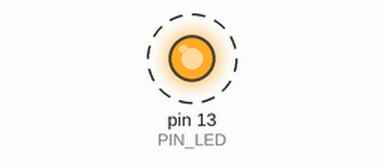
Recording of a sketch running on a simulated Arduino Uno, built with avr-gcc and run on an emulated ATmega328P. Parts: output pins drawn as LEDs (lit = HIGH). Dashed ring = blinking. What the sketch prints to the serial monitor is not drawn.

Above: at 0.5 s.
Timing chart, 0 to 4.6 s (numbered marks = the images above):
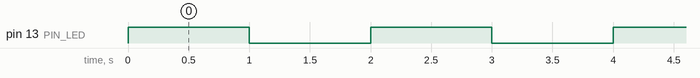

Measured:
- by itself, pin 13 (PIN_LED): alternates HIGH for 1.0 s and LOW for 1.0 s

The sketch:

04_example_3.ino
```cpp
#define PIN_LED 13
unsigned int count, toggle;
unsigned int toggle_state(int a) {
  a++;
  a%=2;
  return a;};
void setup() {
  pinMode(PIN_LED, OUTPUT);
  Serial.begin(115200);
  while (!Serial) {
    ;
  }
  Serial.println("Hello World");
  count = toggle = 0;
  digitalWrite(PIN_LED, toggle);

}
void loop() {

    Serial.println(++count);
    toggle = toggle_state(toggle);
    digitalWrite(PIN_LED, toggle);
    delay(1000);
}
```
